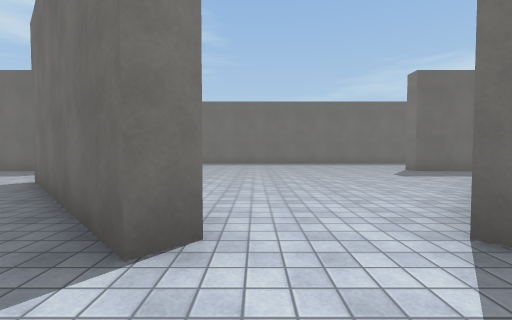
View 1 (above)

21 first-person views from a walk through a Unity game level. The camera is 1.2 m above the floor, tilts 2° down and sees 90° across. The floor is counted in squares, 2 m on a side. Each view is taken from the middle of a square. On the plan, view 1 faces up. The plan holds only what a view shows up to about 9 squares ahead; the rest is blank. The player character is not drawn. Surface patterns are stand-ins for the level's own textures.

View 2
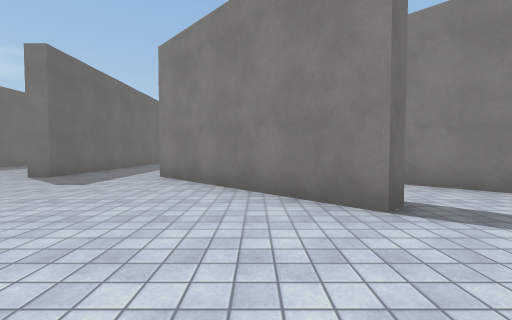

View 3
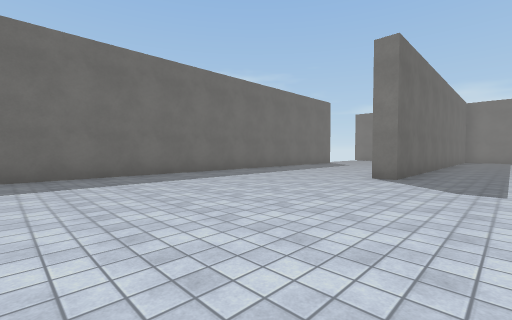

View 4
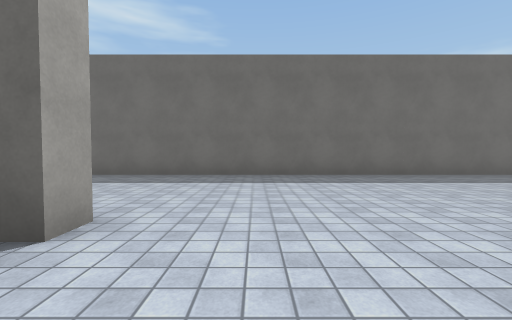

View 5
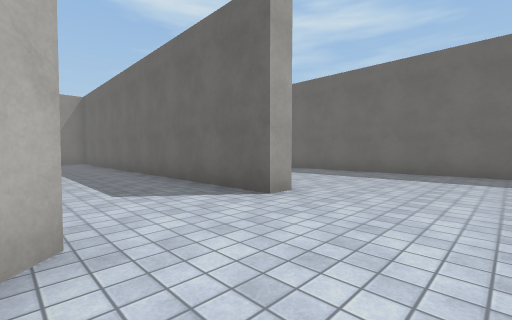

View 6
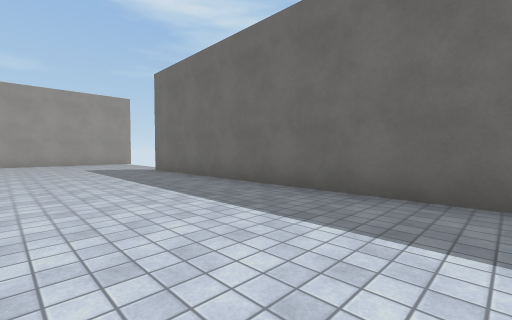

View 7
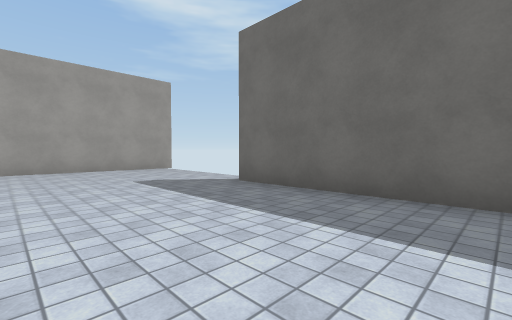

View 8
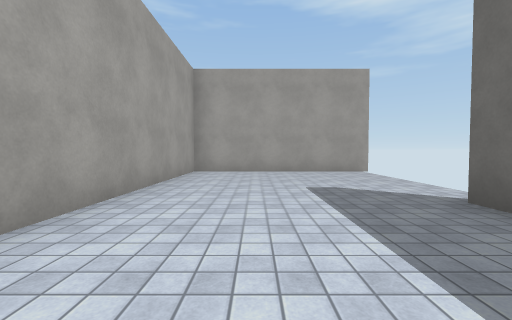

View 9
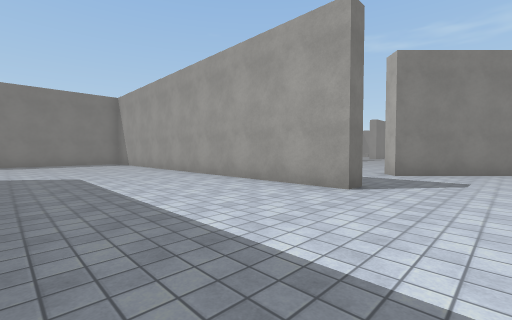

View 10
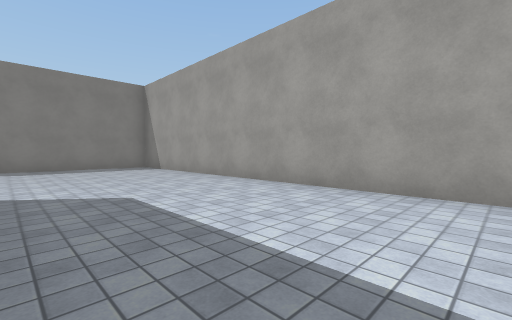

View 11
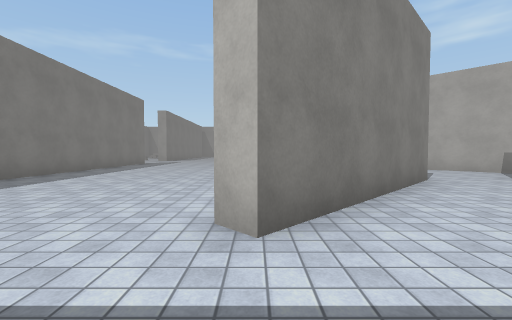

View 12
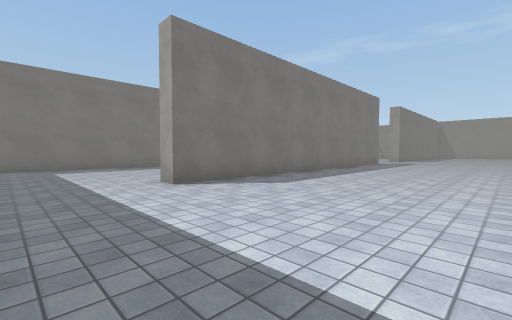

View 13
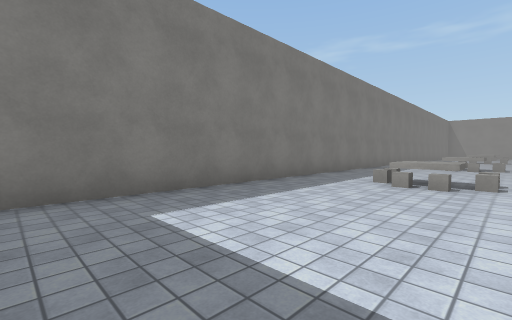

View 14
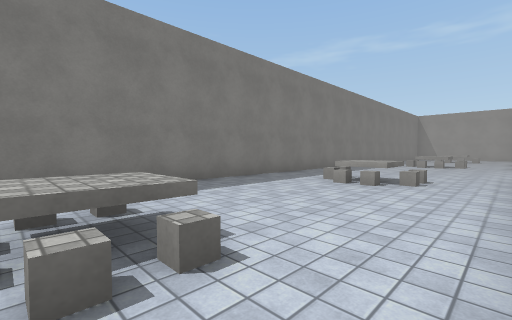

View 15
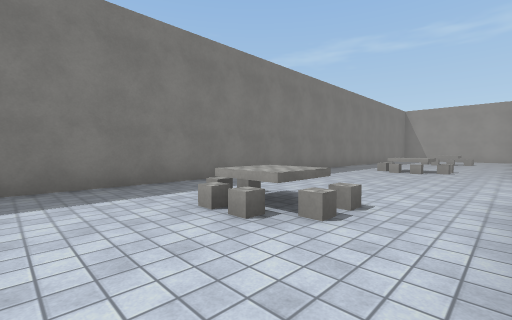

View 16
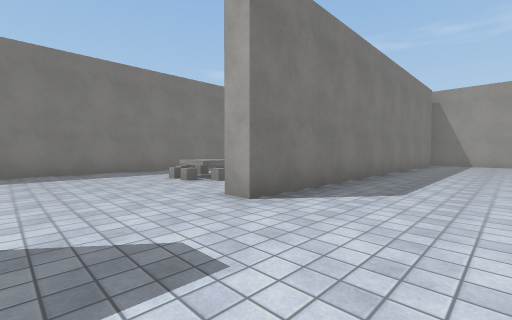

View 17
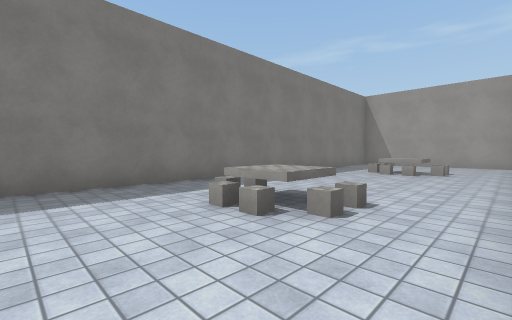

View 18
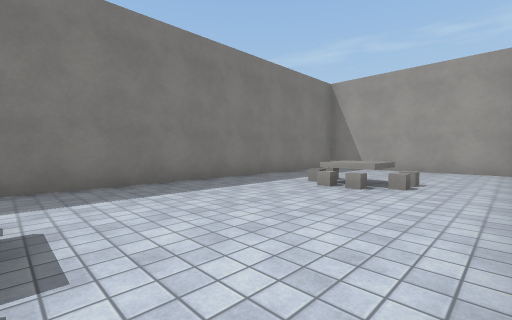

View 19
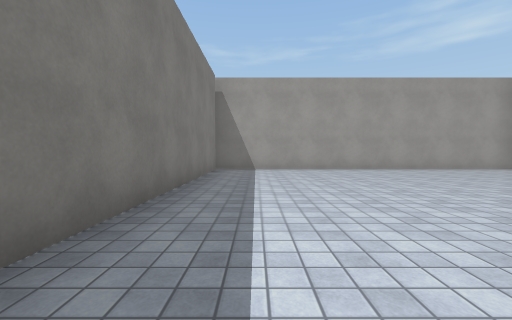

View 20
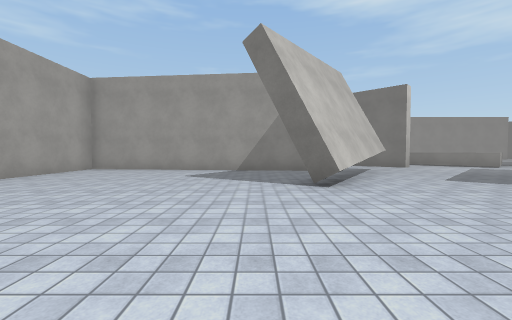

View 21
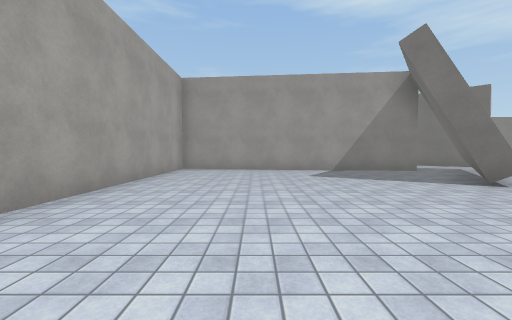

### Floor plan
Points are (right, up) in squares from view 1. A wall is a line through its corners. A room is listed if a view was taken in it or the views show most of it. See-through windows are left out.
Room 1 (views 1, 2, 3, 4, 5, 6, 7, 8, 9, 10, 11)
walls: (-4.4, 8.2) (-4.4, 7.7); (4.8, 7.7) (4.8, 8.2) (15, 8.2); (-3.9, 5.3) (-3.6, 4.9); (5.4, 12.5) (-11, 12.5); (-0.3, 1.8) (-0.7, 1.4) (-2.2, 2.9); (1.9, 1.3) (1.5, 1.7) (5, 5.3); (-1.9, 0.2) (-0.5, -1.2); (2.5, -0.7) (3.6, 0.4); (15.6, 8.9) (15.6, 12); (-15.5, 13.4) (-15.5, 8.2) (-9.8, 8.2)
ways out: opening at (3, 1) to room 2; opening at (5, 6.5) to room 2; opening at (-4.5, 6.5); opening at (0.5, -1); gap at (-16, 13)
Room 2 (views 12, 13, 14, 15, 16, 17, 18, 19, 20, 21)
walls: (10.3, -2.1) (10.3, 4.8) (10.9, 4.8); (5, -11.6) (4.6, -12.1); (3.2, -10.7) (4.8, -11.9); (4.5, -12.3) (1.9, -10.4); (1.3, -11.1) (0.5, -18.4) (15.4, -18.4); (5, 5.3) (5.4, 4.9); (10.3, -18.2) (10.3, -8.2) (10.9, -8.2); (10, 7.7) (4.8, 7.7); (15.6, -18.1) (15.6, 7.1)
low walls: (12.6, -3.9) (12.6, -2.9) (13.5, -2.9); (12.6, -10) (12.6, -9) (13.6, -9); (4.6, -12.1) (3.6, -11.4); (12.6, 1) (12.6, 2) (13.6, 2); (12.6, -15.2) (12.6, -14.5)
ways out: opening at (3, 1) to room 1; opening at (5, 6.5) to room 1; opening at (3.8, -5.9)

Where each view was taken, in squares from view 1:
view 1: 0 up, 0 right, facing up
view 2: 3 up, 1 left, facing right
view 3: 6 up, 1 left, facing up-right
view 4: 6 up, 3 left, facing up
view 5: 5 up, 2 left, facing up-left
view 6: 9 up, 3 left, facing up-left
view 7: 9 up, 7 left, facing up-left
view 8: 10 up, 8 left, facing left
view 9: 12 up, 3 right, facing down-right
view 10: 12 up, 6 right, facing down-right
view 11: 7 up, 5 right, facing down
view 12: 7 up, 6 right, facing down-right
view 13: 7 up, 12 right, facing down-right
view 14: 2 up, 11 right, facing down-right
view 15: 1 down, 11 right, facing down-right
view 16: 6 down, 8 right, facing down-right
view 17: 7 down, 11 right, facing down-right
view 18: 10 down, 11 right, facing down-right
view 19: 10 down, 9 right, facing down
view 20: 13 down, 9 right, facing left
view 21: 16 down, 9 right, facing left
